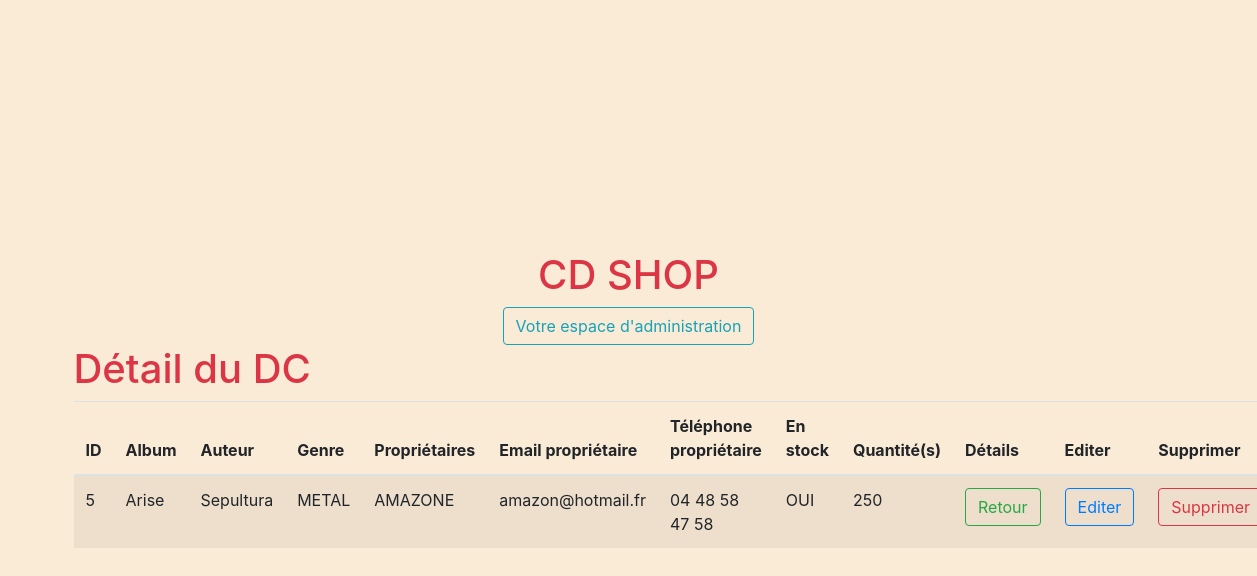
The page /views/detailsCd.php?id=5 on the database its author committed.
### tables this page shows
CREATE TABLE IF NOT EXISTS `cd` (
  `id` int(11) NOT NULL AUTO_INCREMENT,
  `nom` varchar(250) NOT NULL,
  `auteur` varchar(250) NOT NULL,
  `genre_id` int(11) NOT NULL,
  `proprietaire_id` int(11) NOT NULL,
  `stock_id` int(11) NOT NULL,
  PRIMARY KEY (`id`),
  KEY `genre_id` (`genre_id`),
  KEY `proprietaire_id` (`proprietaire_id`),
  KEY `stock_id` (`stock_id`)
);

CREATE TABLE IF NOT EXISTS `genre` (
  `id_genre` int(11) NOT NULL AUTO_INCREMENT,
  `genre` varchar(250) NOT NULL,
  PRIMARY KEY (`id_genre`)
);

CREATE TABLE IF NOT EXISTS `proprietaires` (
  `id_proprio` int(11) NOT NULL AUTO_INCREMENT,
  `nom_proprio` varchar(250) NOT NULL,
  `email_proprio` varchar(250) NOT NULL,
  `telephone_proprio` varchar(250) NOT NULL,
  PRIMARY KEY (`id_proprio`)
);

CREATE TABLE IF NOT EXISTS `stock` (
  `id_stock` int(11) NOT NULL AUTO_INCREMENT,
  `disponible` varchar(250) NOT NULL,
  `quantite` int(11) NOT NULL,
  PRIMARY KEY (`id_stock`)
);

### views/detailsCd.php (called while the page is built, shortened)
<?php
require "../index.php";
require "../datas/pdoconnexion.php";
$dbh = getCdByID();

### datas/pdoconnexion.php (the view, shortened to what this page needs)
        <?php
function getCdByID(){
    $user = "root";
    $pass = "";
    $dbh = new PDO('mysql:host=localhost;dbname=multi', $user, $pass);
    $id = $_GET['id'];
    $req = $dbh->prepare('SELECT * FROM cd INNER JOIN proprietaires ON cd.proprietaire_id = proprietaires.id_proprio INNER JOIN genre ON cd.genre_id = genre.id_genre INNER JOIN stock ON cd.stock_id = stock.id_stock WHERE id = ?');
    $req->execute(array($id));
    $res = $req->fetch(PDO::FETCH_ASSOC);
    ?>
    <div class="container">
        <h1 class="text-danger">Détail du DC</h1>
    <table class="table table-striped">
            <thead>
            <tr>
                <th>ID</th>
                <th>Album</th>
                <th>Auteur</th>
                <th>Genre</th>
                <th>Propriétaires</th>
                <th>Email propriétaire</th>
                <th>Téléphone propriétaire</th>
                <th>En stock</th>
                <th>Quantité(s)</th>
                <th>Détails</th>
                <th>Editer</th>
                <th>Supprimer</th>
            </tr>
            </thead>
            <tbody>
            <tr>
                <td scope="row"><?= $res['id'] ?></td>
                <td scope="row"><?= $res['nom'] ?></td>
                <td scope="row"><?= $res['auteur'] ?></td>
                <td scope="row"><?= $res['genre'] ?></td>
                <td scope="row"><?= $res['nom_proprio'] ?></td>
                <td scope="row"><?= $res['email_proprio'] ?></td>
                <td scope="row"><?= $res['telephone_proprio'] ?></td>
                <td scope="row"><?= $res['disponible'] ?></td>
                <td scope="row"><?= $res['quantite'] ?></td>
                <td><a href="../views/allcd.php" class="btn btn-outline-success">Retour</a></td>
                <td><a href="../views/updatecd.php?id=<?= $res['id'] ?>" class="btn btn-outline-primary">Editer</a></td>
                <td><a href="../views/deletecd.php?id=<?= $res['id'] ?>" class="btn btn-outline-danger">Supprimer</a></td>
            </tr>
            </tbody>
            </table>
    </div>
    <?php
}

### assets/css/styles.css (style rules this page uses)
html { margin: 0; padding: 0; box-sizing: border-box; }
body { background-color: antiquewhite; }

### rows shown on the page
cd: id "5", nom "Arise", auteur "Sepultura", genre.genre "METAL", proprietaire.nom_proprio "AMAZONE", proprietaire.email_proprio "amazon@hotmail.fr", proprietaire.telephone_proprio "04 48 58 47 58", stock.disponible "OUI", stock.quantite "250"
